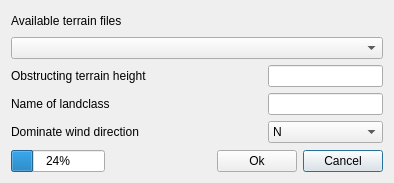
<?xml version="1.0" encoding="UTF-8"?>
<ui version="4.0">
 <class>ModuleWindow</class>
 <widget class="QDialog" name="ModuleWindow">
  <property name="geometry">
   <rect>
    <x>0</x>
    <y>0</y>
    <width>394</width>
    <height>183</height>
   </rect>
  </property>
  <property name="windowTitle">
   <string>Module</string>
  </property>
  <layout class="QVBoxLayout" name="verticalLayout">
   <item>
    <layout class="QGridLayout" name="gridLayout">
     <item row="0" column="0">
      <widget class="QLabel" name="label">
       <property name="text">
        <string>Available terrain files</string>
       </property>
      </widget>
     </item>
     <item row="1" column="0" colspan="2">
      <widget class="QComboBox" name="filelist">
       <property name="sizePolicy">
        <sizepolicy hsizetype="Expanding" vsizetype="Fixed">
         <horstretch>0</horstretch>
         <verstretch>0</verstretch>
        </sizepolicy>
       </property>
      </widget>
     </item>
     <item row="0" column="1">
      <spacer name="horizontalSpacer">
       <property name="orientation">
        <enum>Qt::Horizontal</enum>
       </property>
       <property name="sizeHint" stdset="0">
        <size>
         <width>40</width>
         <height>20</height>
        </size>
       </property>
      </spacer>
     </item>
    </layout>
   </item>
   <item>
    <layout class="QGridLayout" name="option_layout">
     <item row="0" column="2">
      <widget class="QLineEdit" name="lineEdit"/>
     </item>
     <item row="0" column="0">
      <widget class="QLabel" name="label_2">
       <property name="text">
        <string>Obstructing terrain height</string>
       </property>
      </widget>
     </item>
     <item row="0" column="1">
      <spacer name="horizontalSpacer_3">
       <property name="orientation">
        <enum>Qt::Horizontal</enum>
       </property>
       <property name="sizeHint" stdset="0">
        <size>
         <width>40</width>
         <height>20</height>
        </size>
       </property>
      </spacer>
     </item>
     <item row="1" column="0">
      <widget class="QLabel" name="label_3">
       <property name="text">
        <string>Name of landclass</string>
       </property>
      </widget>
     </item>
     <item row="1" column="2">
      <widget class="QLineEdit" name="edit_name"/>
     </item>
     <item row="2" column="0">
      <widget class="QLabel" name="label_4">
       <property name="text">
        <string>Dominate wind direction</string>
       </property>
      </widget>
     </item>
     <item row="2" column="2">
      <widget class="QComboBox" name="cb_direction">
       <item>
        <property name="text">
         <string>N</string>
        </property>
       </item>
       <item>
        <property name="text">
         <string>E</string>
        </property>
       </item>
       <item>
        <property name="text">
         <string>S</string>
        </property>
       </item>
       <item>
        <property name="text">
         <string>W</string>
        </property>
       </item>
       <item>
        <property name="text">
         <string>NE</string>
        </property>
       </item>
       <item>
        <property name="text">
         <string>NW</string>
        </property>
       </item>
       <item>
        <property name="text">
         <string>SE</string>
        </property>
       </item>
       <item>
        <property name="text">
         <string>SW</string>
        </property>
       </item>
      </widget>
     </item>
    </layout>
   </item>
   <item>
    <spacer name="verticalSpacer">
     <property name="orientation">
      <enum>Qt::Vertical</enum>
     </property>
     <property name="sizeHint" stdset="0">
      <size>
       <width>20</width>
       <height>40</height>
      </size>
     </property>
    </spacer>
   </item>
   <item>
    <layout class="QGridLayout" name="gridLayout_2">
     <item row="1" column="2">
      <spacer name="horizontalSpacer_2">
       <property name="orientation">
        <enum>Qt::Horizontal</enum>
       </property>
       <property name="sizeHint" stdset="0">
        <size>
         <width>40</width>
         <height>20</height>
        </size>
       </property>
      </spacer>
     </item>
     <item row="1" column="4">
      <widget class="QPushButton" name="btnCncl">
       <property name="text">
        <string>Cancel</string>
       </property>
      </widget>
     </item>
     <item row="1" column="3">
      <widget class="QPushButton" name="btnOk">
       <property name="text">
        <string>Ok</string>
       </property>
      </widget>
     </item>
     <item row="1" column="0">
      <widget class="QProgressBar" name="progressBar">
       <property name="enabled">
        <bool>true</bool>
       </property>
       <property name="value">
        <number>24</number>
       </property>
       <property name="textVisible">
        <bool>true</bool>
       </property>
       <property name="invertedAppearance">
        <bool>false</bool>
       </property>
      </widget>
     </item>
     <item row="1" column="1">
      <widget class="QLabel" name="label_5">
       <property name="text">
        <string/>
       </property>
      </widget>
     </item>
    </layout>
   </item>
  </layout>
 </widget>
 <layoutdefault spacing="6" margin="11"/>
 <resources/>
 <connections/>
</ui>
